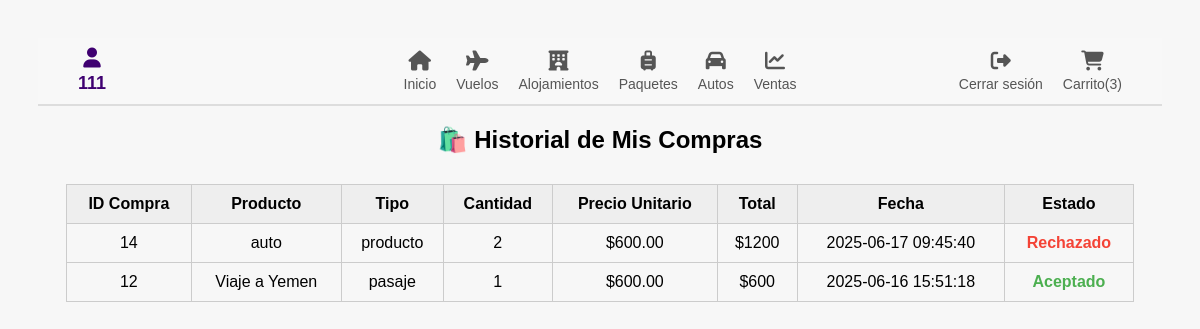
Page /mis_compras.php (signed in) on the committed database.
### tables this page shows
CREATE TABLE `detalle_compra` (
  `id` int(11) NOT NULL,
  `id_compra` int(11) NOT NULL,
  `id_producto` int(11) NOT NULL,
  `tipo_producto` enum('producto','vuelo') NOT NULL,
  `cantidad` int(11) NOT NULL,
  `precio_unitario` decimal(10,2) NOT NULL,
  `estado` enum('en proceso','aceptado','rechazado') DEFAULT 'en proceso'
);

CREATE TABLE `compras` (
  `id` int(11) NOT NULL,
  `id_usuario` int(11) NOT NULL,
  `fecha` datetime DEFAULT current_timestamp(),
  `total` decimal(10,2) NOT NULL
);

CREATE TABLE `productos` (
  `id` int(10) NOT NULL,
  `nombre` varchar(100) DEFAULT NULL,
  `precio` decimal(10,2) DEFAULT NULL,
  `id_viaje` int(10) DEFAULT NULL,
  `id_alojamiento` int(10) DEFAULT NULL,
  `id_paquetes` int(10) DEFAULT NULL,
  `id_autos` int(10) DEFAULT NULL
);

### mis_compras.php (the view, shortened to what this page needs)
<?php
include 'conexion.php';
$id_usuario = null;
if (isset($_SESSION['usuario'])) {
  $usuario = $_SESSION['usuario'];
  $res = mysqli_query($conexion, "SELECT id FROM usuarios WHERE usuario = '$usuario'");
  if ($fila = mysqli_fetch_assoc($res)) {
    $id_usuario = $fila['id'];
  }
}
$contador_carrito = 0;
if ($id_usuario) {
  $q = "SELECT SUM(cantidad) AS total FROM detalle_carrito dc
        INNER JOIN carrito c ON c.id = dc.id_carrito
        WHERE c.id_usuario = $id_usuario AND c.estado = 'activo'";
  $res = mysqli_query($conexion, $q);
  if ($fila = mysqli_fetch_assoc($res)) {
    $contador_carrito = $fila['total'] ?? 0;
  }
} else {
  $contador_carrito = array_sum($_SESSION['carrito']);
}
$id_usuario = $_SESSION['id_usuario'];
?>
<!DOCTYPE html>
<html lang="es">
<head>
  <link rel="stylesheet" href="style.css">
  <link rel="stylesheet" href="https://cdnjs.cloudflare.com/ajax/libs/font-awesome/6.5.0/css/all.min.css">
</head>
 <nav>
    <div class="navbar">
      <div class="navbar-left">
        <?php if (isset($_SESSION['usuario'])): ?>
          <span class="nav-item user-info"><i class="fas fa-user"></i> <?php echo $_SESSION['usuario']; ?></span>
        <?php endif; ?>
      </div>
      <div class="nav-links">
        <a href="index.php" class="nav-item"><i class="fas fa-house"></i>Inicio</a>
        <a href="vuelos.php" class="nav-item active"><i class="fas fa-plane"></i>Vuelos</a>
        <a href="alojamientos.php" class="nav-item"><i class="fas fa-hotel"></i>Alojamientos</a>
        <a href="paquetes.php" class="nav-item"><i class="fas fa-suitcase-rolling"></i>Paquetes</a>
        <a href="autos.php" class="nav-item"><i class="fas fa-car"></i>Autos</a>
        <?php
  if (isset($_SESSION['rol'])) {
    if ($_SESSION['rol'] === 'admin') {
      echo '<a href="detalles_ventas.php" class="nav-item"><i class="fas fa-chart-line"></i> Ventas</a>';
    } elseif ($_SESSION['rol'] === 'cliente') {
      echo '<a href="mis_compras.php" class="nav-item"><i class="fas fa-receipt"></i> Mis Compras</a>';
    }
  }
?>
      </div>
      <div class="navbar-right">
        <?php if (isset($_SESSION['usuario'])): ?>
          <a href="cerrar_sesion.php" class="nav-item"><i class="fas fa-right-from-bracket"></i>Cerrar sesión</a>
        <?php else: ?>
          <a href="inicio_sesion.php" class="nav-item"><i class="fas fa-right-to-bracket"></i>Iniciar sesión</a>
          <a href="crear_cuenta.php" class="nav-item"><i class="fas fa-user-plus"></i>Registrarse</a>
        <?php endif; ?>
        <a href="carrito.php" class="nav-item cart"><i
            class="fas fa-shopping-cart"></i>Carrito(<?php echo $contador_carrito; ?>)</a>
      </div>
    </div>
  </nav>
<body>
<h2>🛍️ Historial de Mis Compras</h2>
<table>
  <tr>
    <th>ID Compra</th>
    <th>Producto</th>
    <th>Tipo</th>
    <th>Cantidad</th>
    <th>Precio Unitario</th>
    <th>Total</th>
    <th>Fecha</th>
    <th>Estado</th>
  </tr>
<?php
$sql = "SELECT
          c.id AS id_compra,
          dc.id_producto,
          dc.tipo_producto,
          dc.cantidad,
          dc.precio_unitario,
          dc.estado,
          dc.id AS id_detalle,
          c.fecha AS fecha_compra
        FROM compras c
        JOIN detalle_compra dc ON c.id = dc.id_compra
        WHERE c.id_usuario = $id_usuario
        ORDER BY c.fecha DESC";
$resultado = $conexion->query($sql);
if ($resultado && $resultado->num_rows > 0) {
  while($row = $resultado->fetch_assoc()) {
    $id_prod = intval($row['id_producto']);
    $tipo = $row['tipo_producto'];
    $nombre_producto = 'Producto';
    $res_prod = $conexion->query("SELECT * FROM productos WHERE id = $id_prod");
    if ($res_prod && $producto = $res_prod->fetch_assoc()) {
      $nombre_producto = $producto['nombre'] ?? 'Producto';
      if (!is_null($producto['id_viaje'])) $tipo = 'pasaje';
      elseif (!is_null($producto['id_alojamiento'])) $tipo = 'alojamiento';
      elseif (!is_null($producto['id_paquetes'])) $tipo = 'paquete';
      elseif (!is_null($producto['id_autos'])) $tipo = 'auto';
      else $tipo = 'producto';
    }
    $total = $row['cantidad'] * $row['precio_unitario'];
    $estado = $row['estado'];
    $color = 'gris';
    if ($estado === 'aceptado') $color = 'verde';
    elseif ($estado === 'rechazado') $color = 'rojo';
    echo "<tr>
            <td>{$row['id_compra']}</td>
            <td>$nombre_producto</td>
            <td>$tipo</td>
            <td>{$row['cantidad']}</td>
            <td>\${$row['precio_unitario']}</td>
            <td>\$$total</td>
            <td>{$row['fecha_compra']}</td>
            <td><span class='estado-$color'>" . ucfirst($estado) . "</span></td>
          </tr>";
  }
} else {
  echo "<tr><td colspan='8'>No has realizado compras todavía.</td></tr>";
}
?>
</table>
</body>
</html>

### style.css (style rules this page uses)
body { background-color: yellow; }
.navbar { display: flex; justify-content: space-between; align-items: center; background-color: #f8f8f8; padding: 10px 30px; border-bottom: 2px solid #ddd; position: relative; }
.navbar-left, .navbar-right { display: flex; align-items: center; }
.nav-links { display: flex; align-items: center; position: absolute; left: 50%; transform: translateX(-50%); }
.nav-item { text-align: center; margin: 0 10px; color: #555; text-decoration: none; font-size: 14px; transition: color 0.3s ease; }
.nav-item i { font-size: 20px; display: block; margin-bottom: 5px; }
.user-info { font-weight: bold; font-size: 18px; color: #3f0071; }
.cart { position: relative; }
body { font-family: Arial; background: #f7f7f7; padding: 30px; }

### mis_compras.php (style rules this page uses)
table { width: 95%; margin: 30px auto; border-collapse: collapse; }
th, td { padding: 10px; border: 1px solid #ccc; text-align: center; }
th { background-color: #eee; }
h2 { text-align: center; margin-top: 20px; }
.estado-verde { color: #4CAF50; font-weight: bold; }
.estado-rojo { color: #f44336; font-weight: bold; }

### rows in the picture
detalle_compra: id_compra "14", id_producto.nombre "auto", id_producto.id_autos "producto", cantidad "2", precio_unitario "600.00", total "1200", id_compra.fecha "2025-06-17 09:45:40", estado "Rechazado"
detalle_compra: id_compra "12", id_producto.nombre "Viaje a Yemen", id_producto.id_viaje "pasaje", cantidad "1", precio_unitario "600.00", total "600", id_compra.fecha "2025-06-16 15:51:18", estado "Aceptado"

### other values in the picture
$_SESSION['usuario'] "111"
$contador_carrito "3"
